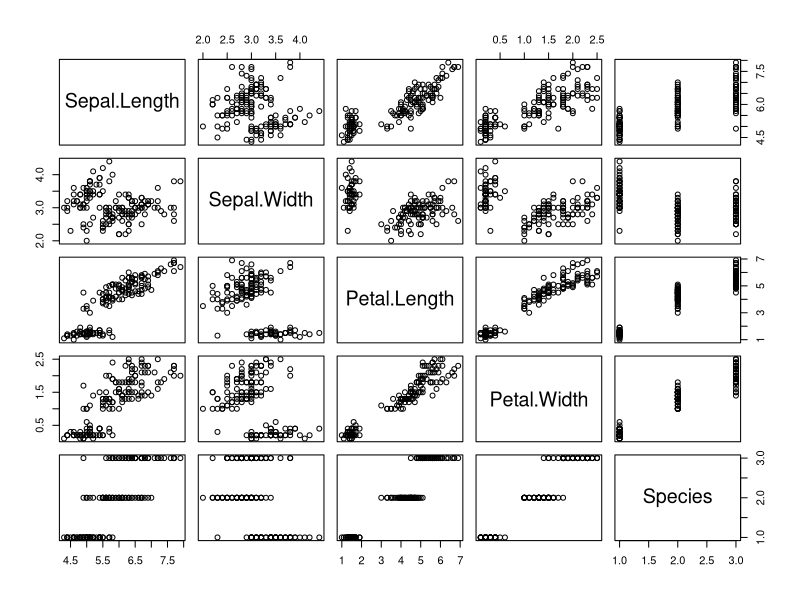
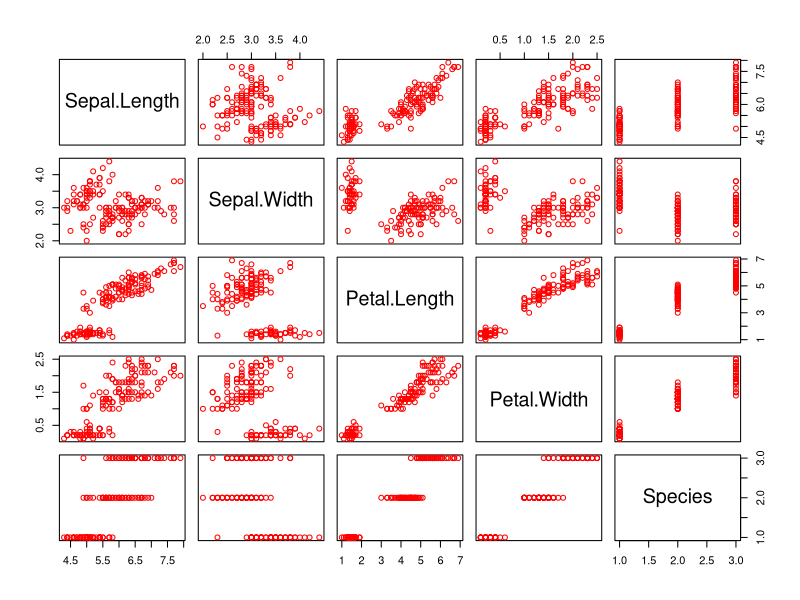
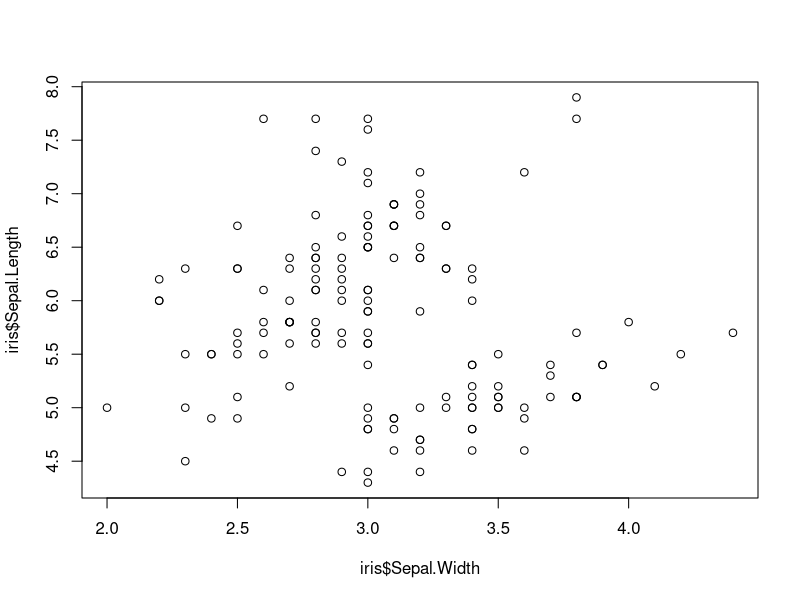
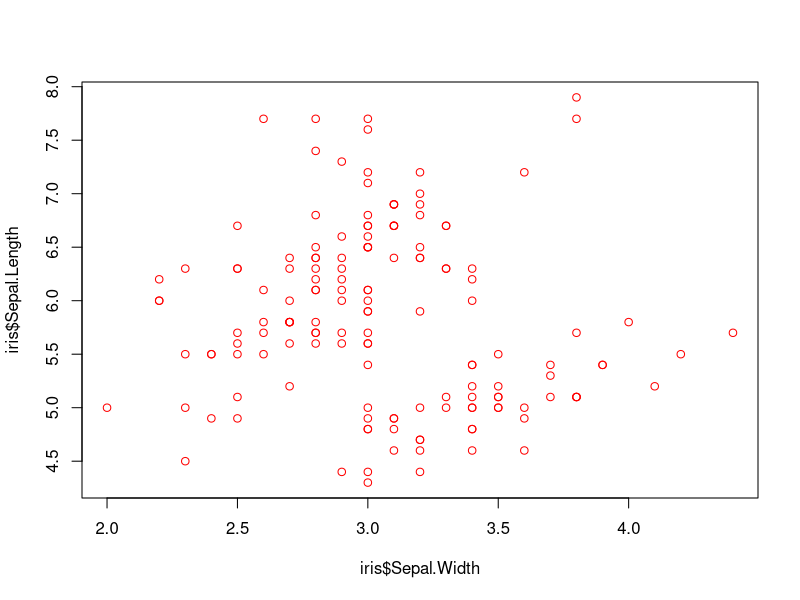
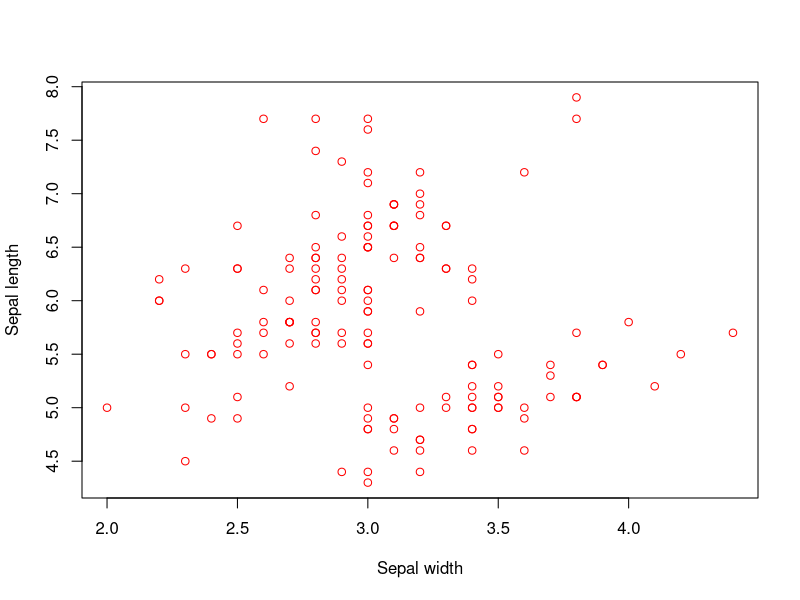
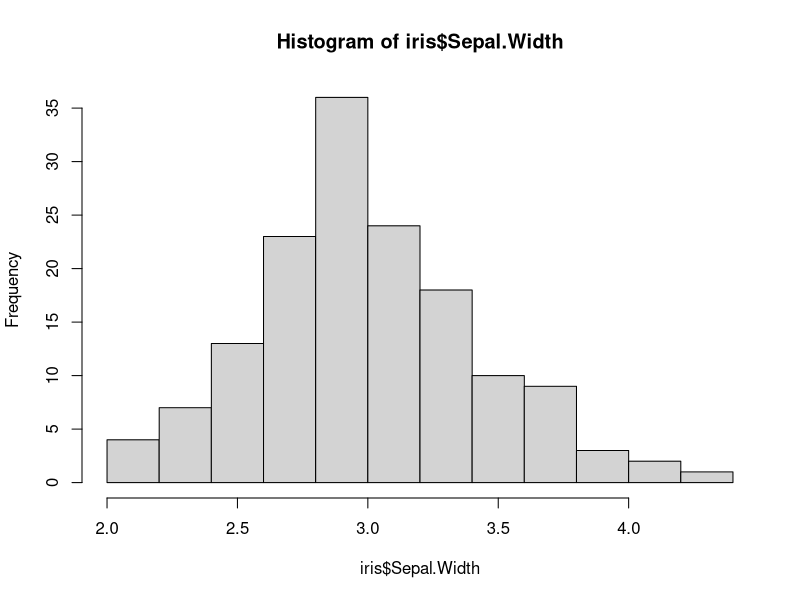
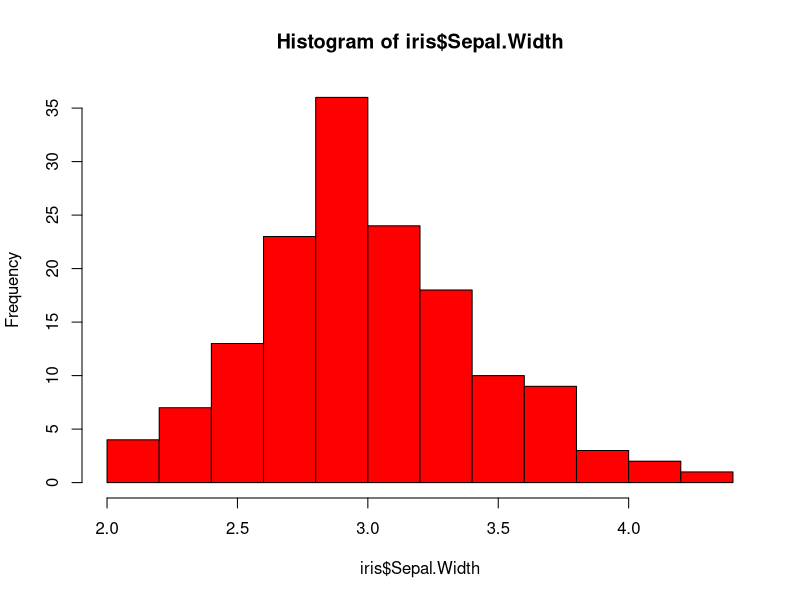
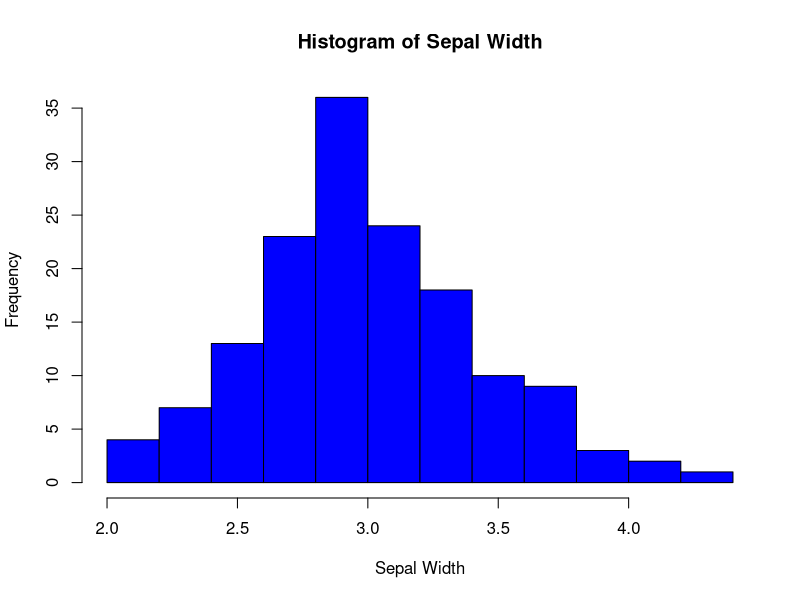

Generate these figures, in order, with R: (Note: this script raises an error after producing the figures.)
#load the data
library(datasets)
data("iris")

iris <- datasets::iris

# check to see if there is any missing data
sum(is.na(iris))

# skimr() expands on summary() by providing larger set of statistics
library(skimr)

#perform skim to display summary statistics
skim(iris)

# group data by Species then perform skim
iris %>%
  dplyr::group_by(Species) %>%
  skim()

############################
# quick data visualization
#
# R base plot()
############################

# panel plots
plot(iris)
plot(iris, col = "red")

# scatter plot
plot(iris$Sepal.Width, iris$Sepal.Length)

plot(iris$Sepal.Width, iris$Sepal.Length, col = "red") # makes red circles

plot(iris$Sepal.Width, iris$Sepal.Length, col = "red", 
     xlab = "Sepal width", ylab ="Sepal length")

#Histogram
hist(iris$Sepal.Width)
hist(iris$Sepal.Width, col = "red") # makes red bars
hist(iris$Sepal.Width, col = "blue",
     main = "Histogram of Sepal Width", xlab = "Sepal Width")

library(caret)

# feature plots
featurePlot(x = iris[,1:4],
            y = iris$Species,
            plot = "box",
            strip=strip.custom(par.strip.text=list(cex=.7)),
            scales = list(x = list(relation="free"),
                          y = list(relation = "free")))


###############################

# assign a seed number to a fixed number so when you rerun same model you will get the same results each time code is ran
set.seed(100)

# data splitting - want to simulate a situation where we have a dataset which we use to train the model and want to see if model will be applicable to future data
# training and testing
# perfroms stratified random split of the data set
TrainingIndex <- createDataPartition(iris$Species, p=0.8, list = FALSE)
TrainingSet <- iris[TrainingIndex,] # Training set
TestingSet <- iris[-TrainingIndex,] # Test set

# compare scatter plot of the 80/20 data subsets

plot(TestingSet, main= "Testing Set")
plot(TrainingSet, main= "Training Set")

#####################
#SVM model (polynomial kernel)

# build training model- uses training set to build the model (80% subset)
Model <- train(Species ~ ., data = TrainingSet,
               method = "svmPoly",
               na.action = na.omit, #omits any na data
               preProcess=c("scale","center"), #preprocess data according to mean centering
               trControl= trainControl(method="none"),
               tuneGrid = data.frame(degree=1,scale=1,C=1))

# build CV model - uses training model to predict class label in testing set (20% subset)
Model.cv <- train(Species ~ ., data = TrainingSet,
                  method = "svmPoly",
                  na.action = na.omit,
                  preProcess=c("scale","center"),
                  trControl= trainControl(method="cv",number=10),
                  tuneGrid = data.frame(degree=1,scale=1,C=1))

# Apply model for prediction
Model.training <-predict(Model, TrainingSet) # Apply model to make prediction on Training set
Model.testing <-predict(Model, TestingSet) # Apply model to make prediction on Testing set
Model.cv <-predict(Model.cv, TrainingSet) # Perform cross-validation

# Model performance (Displays confusion matrix and statistics)
Model.training.confusion <-confusionMatrix(Model.training, TrainingSet$Species)
Model.testing.confusion <-confusionMatrix(Model.testing, TestingSet$Species)
Model.cv.confusion <-confusionMatrix(Model.cv, TrainingSet$Species)

print(Model.training.confusion)
print(Model.testing.confusion)
print(Model.cv.confusion)

# Feature importance
Importance <- varImp(Model)
plot(Importance)
plot(Importance, col = "red")
